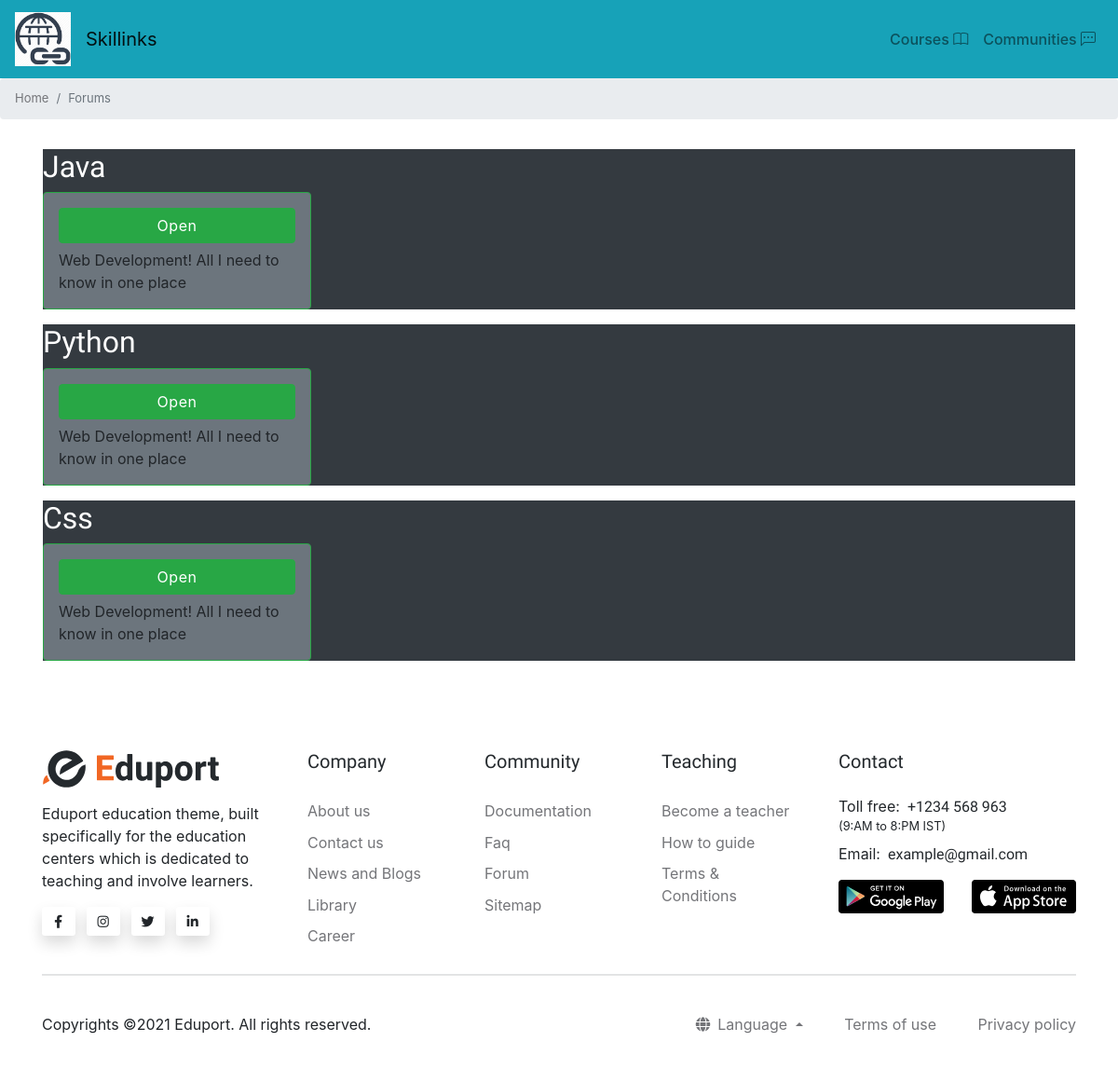
The app's page /groups/ with its own data.
### schoolapp/models.py (models this page shows, shortened)
class Forum(models.Model):
    name = models.CharField(max_length=1000)

### schoolapp/views.py (the view)
# urls.py: path('groups/', views.groups, name='groups'),
def groups(request):
    groups= Forum.objects.all()
    context={
        'groups': groups,
    }
    return render(request, 'groups.html', context)

### schoolapp/templates/groups.html (shortened to what this page needs)
{% extends 'base.html' %}
{% load static %}
{% block content %}
<nav aria-label="breadcrumb">
    <ol class="breadcrumb">
      <li class="breadcrumb-item"><a href="{% url 'index' %}">Home</a></li>
      <li class="breadcrumb-item active" aria-current="Edit your profile">Forums</li>
    </ol>
</nav>
<div class=" mb-3 bg- p-3 container">
{% if groups %}
  {% for item in groups %}
  <div class="w3-container bg-dark ">
    <h2 class="w3-text-grey w3-padding-16 text-white">{{item.name}} </h2>
    <div class="card border-success mb-3 bg-secondary p-3" style="max-width: 18rem;">
      <a class="btn btn-success" href="{% url 'forum' item.id %}">Open</a>
      <p class="card-text">Web Development! All I need to know in one place</p>
    </div>
  </div>
  {% endfor %}
{% endif %}
</body>
</html>
{% endblock content %}

### records on screen
Forum: name "Java"
Forum: name "Python"
Forum: name "Css"
